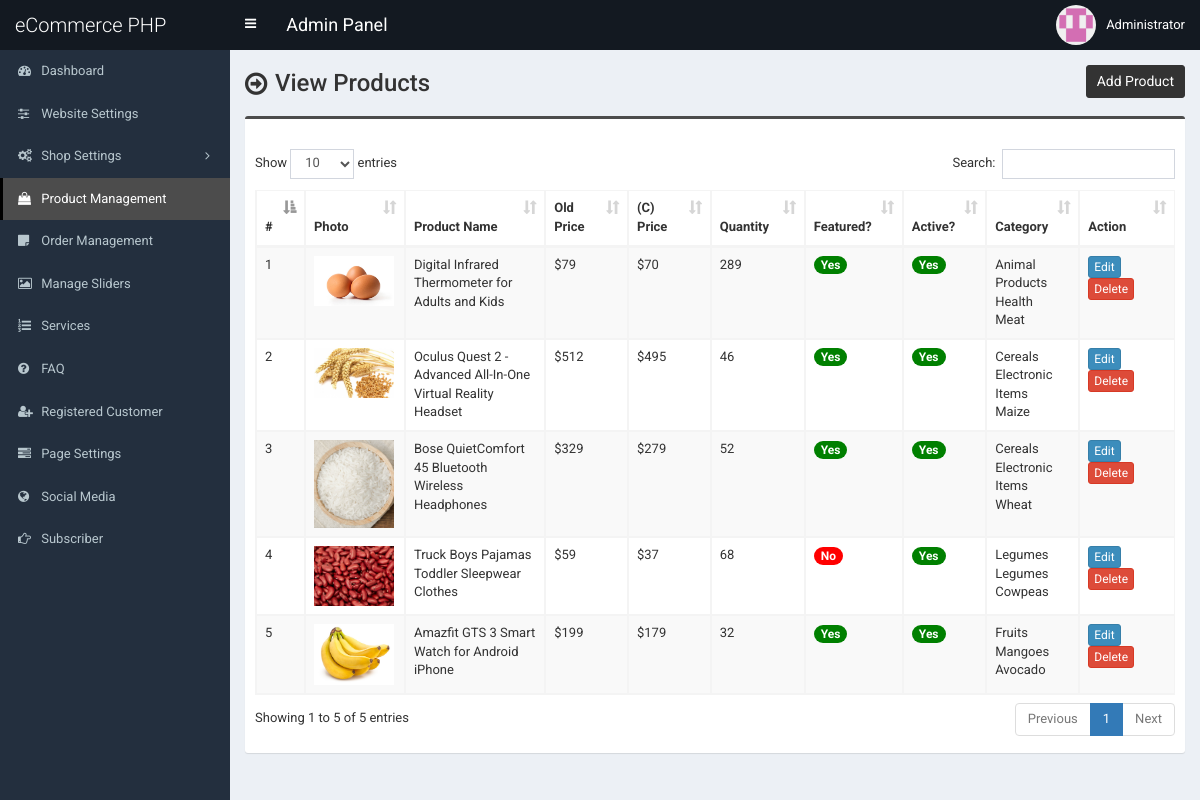
The app's page /admin/product.php (signed in), older data.
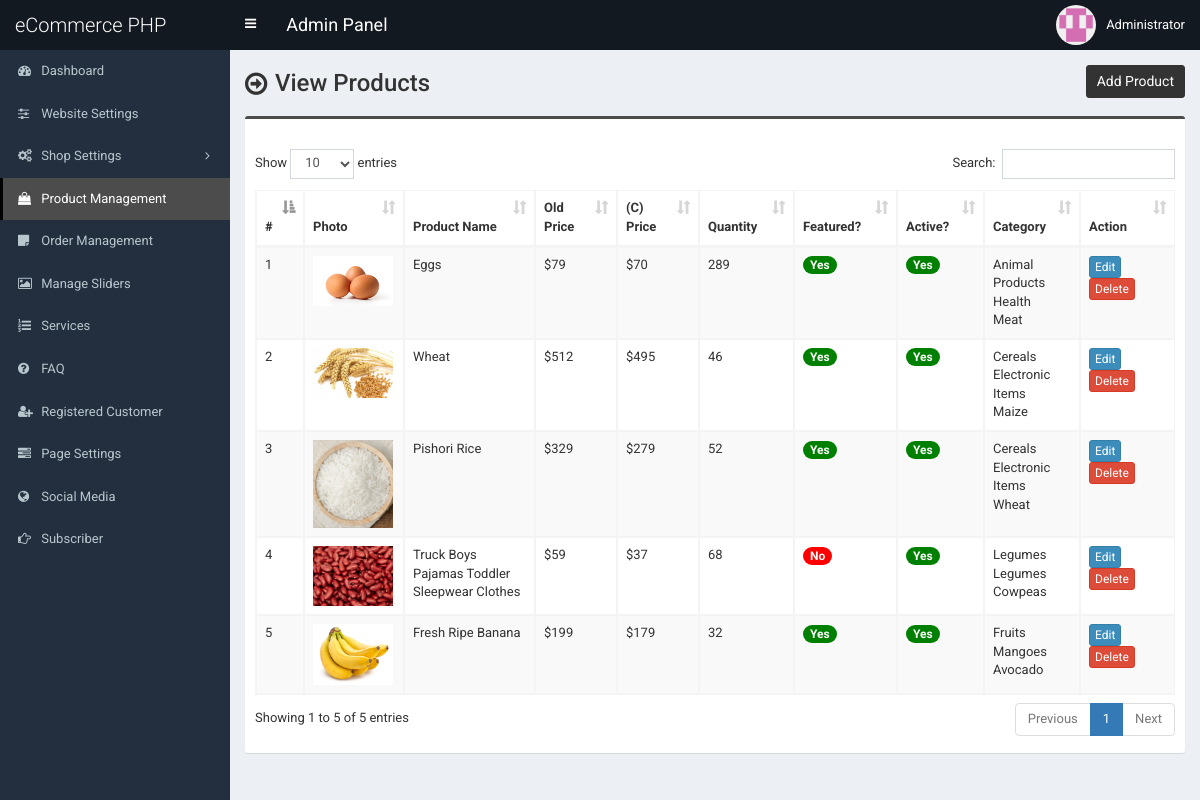
The same page, newer data.
### tables this page shows
CREATE TABLE `tbl_product` (
  `p_id` int(11) NOT NULL,
  `p_name` varchar(255) NOT NULL,
  `p_old_price` varchar(10) NOT NULL,
  `p_current_price` varchar(10) NOT NULL,
  `p_qty` int(10) NOT NULL,
  `p_featured_photo` varchar(255) NOT NULL,
  `p_description` text NOT NULL,
  `p_short_description` text NOT NULL,
  `p_feature` text NOT NULL,
  `p_condition` text NOT NULL,
  `p_return_policy` text NOT NULL,
  `p_total_view` int(11) NOT NULL,
  `p_is_featured` int(1) NOT NULL,
  `p_is_active` int(1) NOT NULL,
  `ecat_id` int(11) NOT NULL
);

CREATE TABLE `tbl_top_category` (
  `tcat_id` int(11) NOT NULL,
  `tcat_name` varchar(255) NOT NULL,
  `show_on_menu` int(1) NOT NULL
);

CREATE TABLE `tbl_mid_category` (
  `mcat_id` int(11) NOT NULL,
  `mcat_name` varchar(255) NOT NULL,
  `tcat_id` int(11) NOT NULL
);

CREATE TABLE `tbl_end_category` (
  `ecat_id` int(11) NOT NULL,
  `ecat_name` varchar(255) NOT NULL,
  `mcat_id` int(11) NOT NULL
);

### admin/product.php (the view, shortened to what this page needs)
<?php require_once('header.php'); ?>
<section class="content-header">
	<div class="content-header-left">
		<h1>View Products</h1>
	</div>
	<div class="content-header-right">
		<a href="product-add.php" class="btn btn-primary btn-sm">Add Product</a>
	</div>
</section>
<section class="content">
	<div class="row">
		<div class="col-md-12">
			<div class="box box-info">
				<div class="box-body table-responsive">
					<table id="example1" class="table table-bordered table-hover table-striped">
					<thead class="thead-dark">
							<tr>
								<th width="10">#</th>
								<th>Photo</th>
								<th width="160">Product Name</th>
								<th width="60">Old Price</th>
								<th width="60">(C) Price</th>
								<th width="60">Quantity</th>
								<th>Featured?</th>
								<th>Active?</th>
								<th>Category</th>
								<th width="80">Action</th>
							</tr>
						</thead>
						<tbody>
							<?php
							$i=0;
							$statement = $pdo->prepare("SELECT
														t1.p_id,
														t1.p_name,
														t1.p_old_price,
														t1.p_current_price,
														t1.p_qty,
														t1.p_featured_photo,
														t1.p_is_featured,
														t1.p_is_active,
														t1.ecat_id,
														t2.ecat_id,
														t2.ecat_name,
														t3.mcat_id,
														t3.mcat_name,
														t4.tcat_id,
														t4.tcat_name
							                           	FROM tbl_product t1
							                           	JOIN tbl_end_category t2
							                           	ON t1.ecat_id = t2.ecat_id
							                           	JOIN tbl_mid_category t3
							                           	ON t2.mcat_id = t3.mcat_id
							                           	JOIN tbl_top_category t4
							                           	ON t3.tcat_id = t4.tcat_id
							                           	ORDER BY t1.p_id DESC
							                           	");
							$statement->execute();
							$result = $statement->fetchAll(PDO::FETCH_ASSOC);
							foreach ($result as $row) {
								$i++;
								?>
								<tr>
									<td><?php echo $i; ?></td>
									<td style="width:82px;"><img src="../assets/uploads/<?php echo $row['p_featured_photo']; ?>" alt="<?php echo $row['p_name']; ?>" style="width:80px;"></td>
									<td><?php echo $row['p_name']; ?></td>
									<td>$<?php echo $row['p_old_price']; ?></td>
									<td>$<?php echo $row['p_current_price']; ?></td>
									<td><?php echo $row['p_qty']; ?></td>
									<td>
										<?php if($row['p_is_featured'] == 1) {echo '<span class="badge badge-success" style="background-color:green;">Yes</span>';} else {echo '<span class="badge badge-success" style="background-color:red;">No</span>';} ?>
									</td>
									<td>
										<?php if($row['p_is_active'] == 1) {echo '<span class="badge badge-success" style="background-color:green;">Yes</span>';} else {echo '<span class="badge badge-danger" style="background-color:red;">No</span>';} ?>
									</td>
									<td><?php echo $row['tcat_name']; ?><br><?php echo $row['mcat_name']; ?><br><?php echo $row['ecat_name']; ?></td>
									<td>
										<a href="product-edit.php?id=<?php echo $row['p_id']; ?>" class="btn btn-primary btn-xs">Edit</a>
										<a href="#" class="btn btn-danger btn-xs" data-href="product-delete.php?id=<?php echo $row['p_id']; ?>" data-toggle="modal" data-target="#confirm-delete">Delete</a>
									</td>
								</tr>
								<?php
							}
							?>
						</tbody>
					</table>
				</div>
			</div>
		</div>
	</div>
</section>
<?php require_once('footer.php'); ?>

### admin/header.php (shortened to what this page needs)
<!DOCTYPE html>
<html>
<head>
	<link rel="stylesheet" href="css/bootstrap.min.css">
	<link rel="stylesheet" href="css/font-awesome.min.css">
	<link rel="stylesheet" href="css/ionicons.min.css">
	<link rel="stylesheet" href="css/datepicker3.css">
	<link rel="stylesheet" href="css/all.css">
	<link rel="stylesheet" href="css/select2.min.css">
	<link rel="stylesheet" href="css/dataTables.bootstrap.css">
	<link rel="stylesheet" href="css/jquery.fancybox.css">
	<link rel="stylesheet" href="css/AdminLTE.min.css">
	<link rel="stylesheet" href="css/_all-skins.min.css">
	<link rel="stylesheet" href="css/on-off-switch.css"/>
	<link rel="stylesheet" href="css/summernote.css">
	<link rel="stylesheet" href="style.css">
</head>
<body class="hold-transition fixed skin-blue sidebar-mini">
	<div class="wrapper">
		<header class="main-header">
			<a href="index.php" class="logo">
				<span class="logo-lg">eCommerce PHP</span>
			</a>
			<nav class="navbar navbar-static-top">
				<a href="#" class="sidebar-toggle" data-toggle="offcanvas" role="button">
				</a>
				<span style="float:left;line-height:50px;color:#fff;padding-left:15px;font-size:18px;">Admin Panel</span>
				<div class="navbar-custom-menu">
					<ul class="nav navbar-nav">
						<li class="dropdown user user-menu">
							<a href="#" class="dropdown-toggle" data-toggle="dropdown">
								<img src="../assets/uploads/<?php echo $_SESSION['user']['photo']; ?>" class="user-image" alt="User Image">
								<span class="hidden-xs"><?php echo $_SESSION['user']['full_name']; ?></span>
							</a>
						</li>
					</ul>
				</div>
			</nav>
		</header>
  		<?php $cur_page = substr($_SERVER["SCRIPT_NAME"],strrpos($_SERVER["SCRIPT_NAME"],"/")+1); ?>
  		<aside class="main-sidebar">
    		<section class="sidebar">
      			<ul class="sidebar-menu">
			        <li class="treeview <?php if($cur_page == 'index.php') {echo 'active';} ?>">
			          <a href="index.php">
			            <i class="fa fa-dashboard"></i> <span>Dashboard</span>
			          </a>
			        </li>
			        <li class="treeview <?php if( ($cur_page == 'settings.php') ) {echo 'active';} ?>">
			          <a href="settings.php">
			            <i class="fa fa-sliders"></i> <span>Website Settings</span>
			          </a>
			        </li>
                    <li class="treeview <?php if( ($cur_page == 'size.php') || ($cur_page == 'size-add.php') || ($cur_page == 'size-edit.php') || ($cur_page == 'color.php') || ($cur_page == 'color-add.php') || ($cur_page == 'color-edit.php') || ($cur_page == 'country.php') || ($cur_page == 'country-add.php') || ($cur_page == 'country-edit.php') || ($cur_page == 'shipping-cost.php') || ($cur_page == 'shipping-cost-edit.php') || ($cur_page == 'top-category.php') || ($cur_page == 'top-category-add.php') || ($cur_page == 'top-category-edit.php') || ($cur_page == 'mid-category.php') || ($cur_page == 'mid-category-add.php') || ($cur_page == 'mid-category-edit.php') || ($cur_page == 'end-category.php') || ($cur_page == 'end-category-add.php') || ($cur_page == 'end-category-edit.php') ) {echo 'active';} ?>">
                        <a href="#">
                            <i class="fa fa-cogs"></i>
                            <span>Shop Settings</span>
                            <span class="pull-right-container">
								<i class="fa fa-angle-left pull-right"></i>
							</span>
                        </a>
                    </li>
                    <li class="treeview <?php if( ($cur_page == 'product.php') || ($cur_page == 'product-add.php') || ($cur_page == 'product-edit.php') ) {echo 'active';} ?>">
                        <a href="product.php">
                            <i class="fa fa-shopping-bag"></i> <span>Product Management</span>
                        </a>
                    </li>
                    <li class="treeview <?php if( ($cur_page == 'order.php') ) {echo 'active';} ?>">
                        <a href="order.php">
                            <i class="fa fa-sticky-note"></i> <span>Order Management</span>
                        </a>
                    </li>
                     <li class="treeview <?php if( ($cur_page == 'slider.php') ) {echo 'active';} ?>">
			          <a href="slider.php">
			            <i class="fa fa-picture-o"></i> <span>Manage Sliders</span>
			          </a>
			        </li>
			        <li class="treeview <?php if( ($cur_page == 'service.php') ) {echo 'active';} ?>">
			          <a href="service.php">
			            <i class="fa fa-list-ol"></i> <span>Services</span>
			          </a>
			        </li>
			      			        <li class="treeview <?php if( ($cur_page == 'faq.php') ) {echo 'active';} ?>">
			          <a href="faq.php">
			            <i class="fa fa-question-circle"></i> <span>FAQ</span>
			          </a>
			        </li>
						<li class="treeview <?php if( ($cur_page == 'customer.php') || ($cur_page == 'customer-add.php') || ($cur_page == 'customer-edit.php') ) {echo 'active';} ?>">
			          <a href="customer.php">
			            <i class="fa fa-user-plus"></i> <span>Registered Customer</span>
			          </a>
			        </li>
			        <li class="treeview <?php if( ($cur_page == 'page.php') ) {echo 'active';} ?>">
			          <a href="page.php">
			            <i class="fa fa-tasks"></i> <span>Page Settings</span>
			          </a>
			        </li>
			        <li class="treeview <?php if( ($cur_page == 'social-media.php') ) {echo 'active';} ?>">
			          <a href="social-media.php">
			            <i class="fa fa-globe"></i> <span>Social Media</span>
			          </a>
			        </li>
			        <li class="treeview <?php if( ($cur_page == 'subscriber.php')||($cur_page == 'subscriber.php') ) {echo 'active';} ?>">
			          <a href="subscriber.php">
			            <i class="fa fa-hand-o-right"></i> <span>Subscriber</span>
			          </a>
			        </li>
      			</ul>
    		</section>
  		</aside>
  		<div class="content-wrapper">

### admin/footer.php (shortened to what this page needs)
		</div>
	</div>
</body>
</html>

### admin/style.css (style rules this page uses)
body { font-size: 13px; font-family: "Roboto", sans-serif; }
.navbar-nav > .user-menu .user-image { width: 40px; height: 40px; margin-top: -10px; }
.content-header > h1, .content-header .content-header-left h1 { font-family: "Roboto", sans-serif; }
.main-header .logo { text-align: left; }
.main-header .logo .logo-lg { font-family: "Roboto", sans-serif; }
.box-info { padding-top: 20px; }
.sidebar-menu li > a > .pull-right-container > .fa-angle-left:before { content: "\f105"; }
.content-header { overflow: hidden; }
.content-header .content-header-left { float: left; padding-top: 5px; }
.content-header .content-header-right { float: right; }
.content-header .content-header-left h1 { margin-top: 0; margin-bottom: 0; padding-left: 30px; padding-bottom: 5px; font-size: 24px; position: relative; }
.content-header .content-header-left h1:before { position: absolute; top: 0; left: 0; font-family: "FontAwesome", sans-serif; font-size: 26px; content: "\f18e"; }
.content-header .content-header-right a { position: relative; font-size: 14px; }
.skin-blue .sidebar-menu > li:hover > a, .skin-blue .sidebar-menu > li.active > a { color: #fff; background: #3c8dbc; border-left-color: #3c8dbc; }
.skin-blue .main-header .logo, .skin-blue .main-header .logo:hover, .skin-blue .main-header .navbar, .skin-blue .main-header .navbar .sidebar-toggle:hover { background-color: #131921; }
.skin-blue .sidebar-menu > li:hover > a, .skin-blue .sidebar-menu > li.active > a { background-color: #4c4c4c; border-left-color: #000000; }
.box.box-info { border-top-color: #4c4c4c; }
.content-header .content-header-right a { background-color: #333333; border-color: #333333; }

Row changes from the older to the newer data that the page shows:
changed tbl_product "Animal Products": p_name "Digital Infrared Thermometer for Adults and Kids" → "Eggs"
changed tbl_product "Maize": p_name "Oculus Quest 2 - Advanced All-In-One Virtual Reality Headset" → "Wheat"
changed tbl_product: p_name "Bose QuietComfort 45 Bluetooth Wireless Headphones" → "Pishori Rice"
changed tbl_product "Fruits": p_name "Amazfit GTS 3 Smart Watch for Android iPhone" → "Fresh Ripe Banana"
